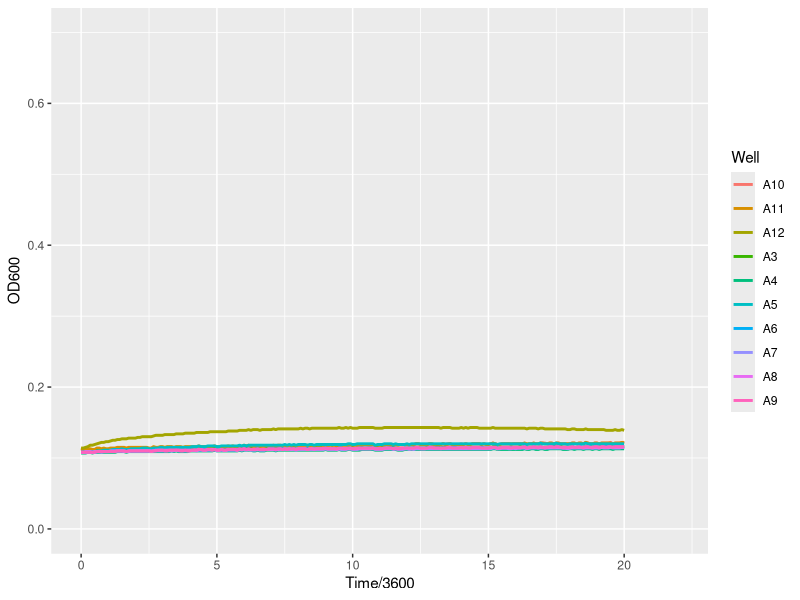
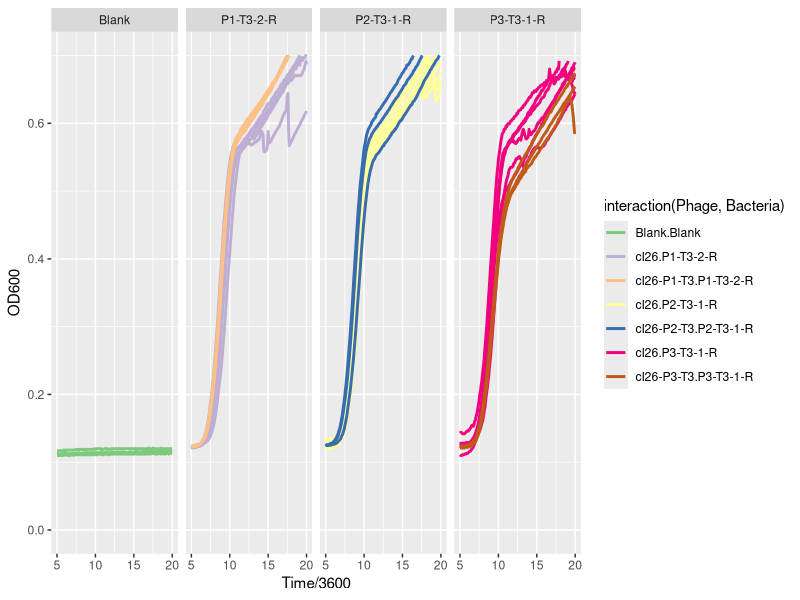
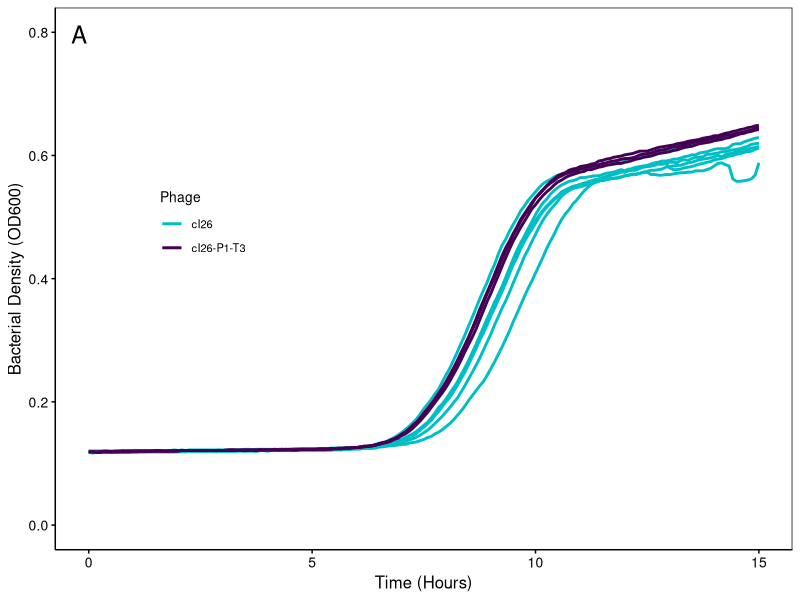
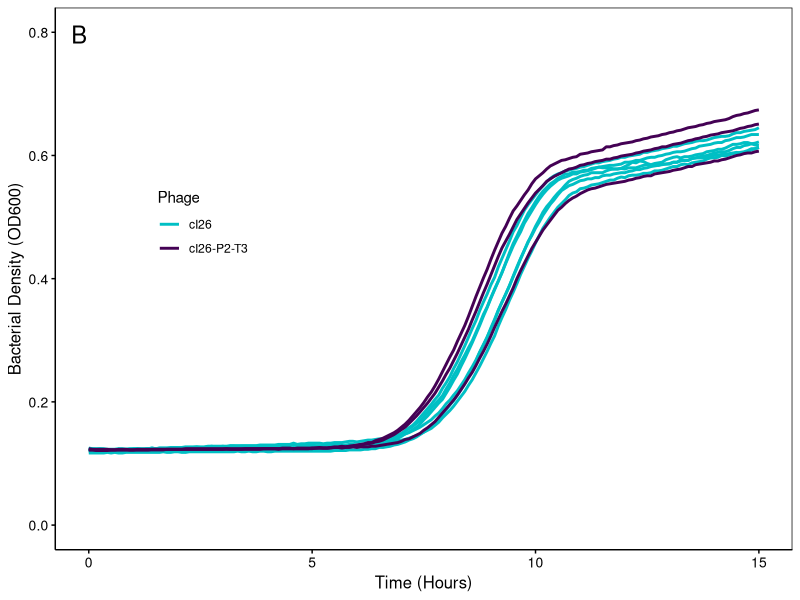
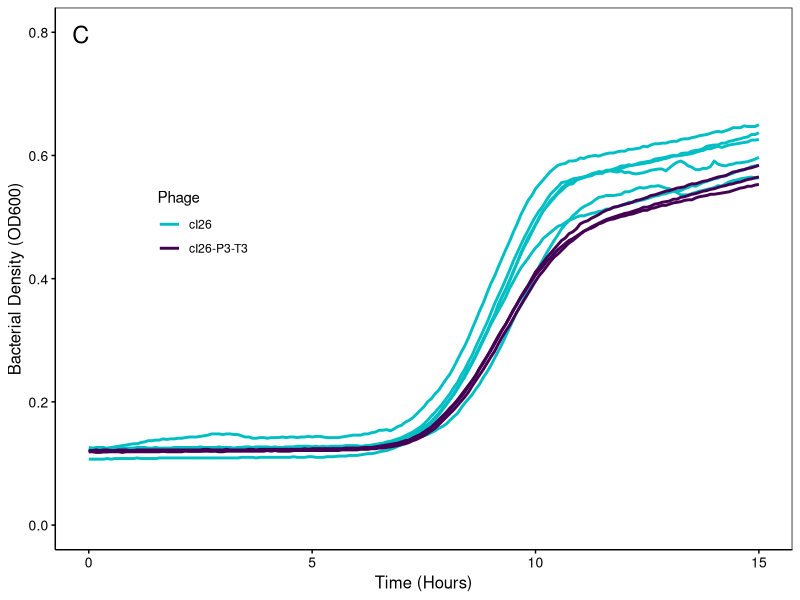
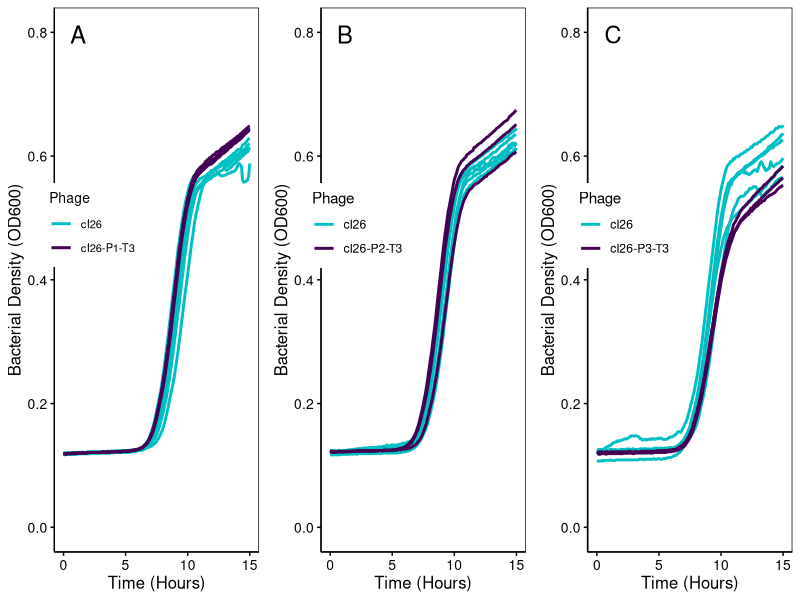
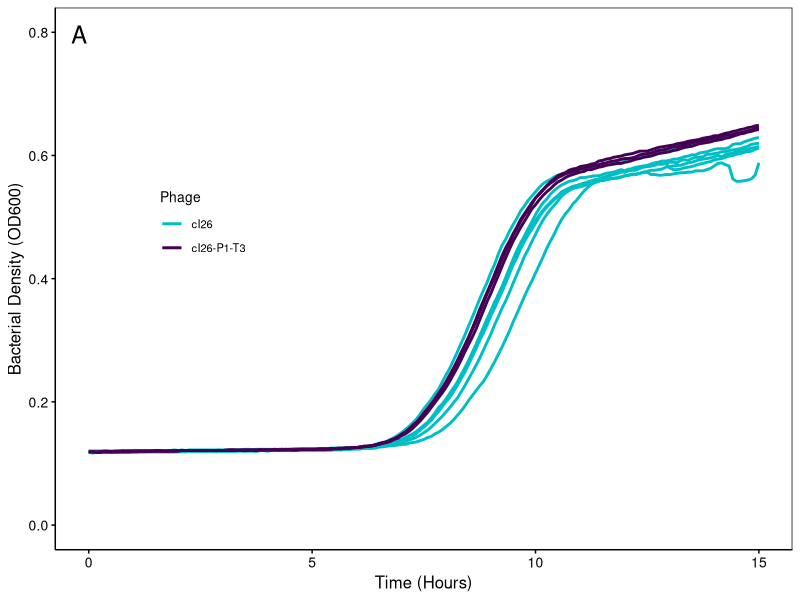
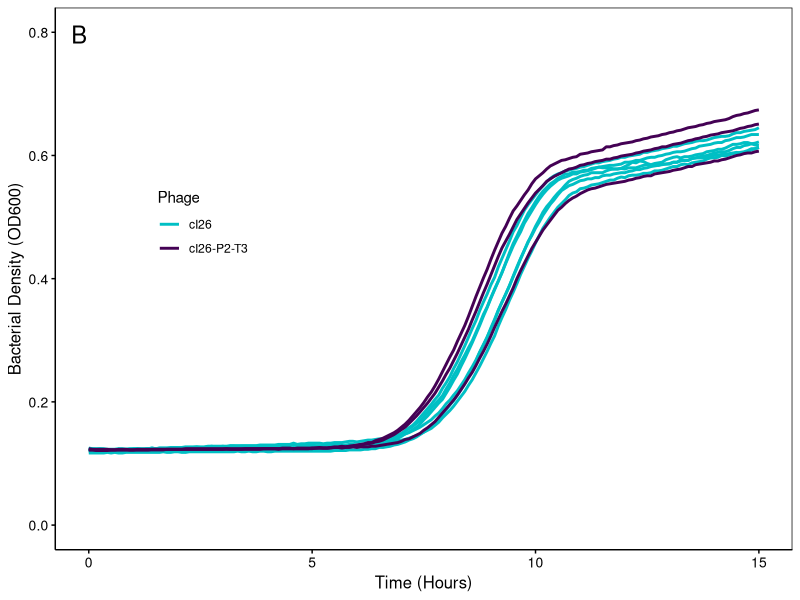

These charts were generated, in order, by the following R code:

library(reshape2)
library(dplyr)
library(ggplot2)
library(ggfortify)
library(ggpubr)
library(vegan)
library(stringr)

# This script is going to generate a 3 panel Figure S5 from data on cI26 and cI26+ phages
setwd("CoevolReplay_FastResistance/Manuscript/Github_repo/FigureS5")
rawdata <- read.csv(file = "DataFormatted.csv") 
platemap <- read.csv(file = "2020-07-29_platemap.csv")
# Note thats this has scrap data from other genotypes that I'm not considering from this data
# e.g. future phages and 2811 phages which were then conducted in separate experiments

reshaped <- melt(rawdata, id=c("Time"), variable.name="Well", 
                 value.name="OD600")
annotated <- inner_join(reshaped, platemap, by="Well")
write.csv(annotated, "2020-09-09_annotated.csv")

# First, check Blank Controls
ggplot(data= subset(annotated, Bacteria == "Blank"),
       mapping = aes(x=Time/3600, y=OD600,
                     group=Well,
                     color = Well)) +
  geom_line(size = 1) +
  scale_x_continuous(limits = c(0, 22)) +
  scale_y_continuous(limits = c(0, 0.7))

# Lets get rid of that scrap data and focus those to be analyzed here...
annotated <- subset(annotated, subset = Treatment == 'cI26' &
                      Bacteria != 'REL606' &
                      Status != 'Future')
# All wells with phage
plot_cI26 <- ggplot(data=annotated,
                    mapping = aes(x=Time/3600, y=OD600,
                                  group=Well,
                                  color=interaction(Phage, Bacteria))) +
  geom_line(size = 1) +
  facet_wrap(Bacteria ~ ., ncol = 4) +
  scale_x_continuous(limits = c(5, 20)) +
  scale_y_continuous(limits = c(0,0.7)) +
  scale_color_brewer(type = 'qual')
print(plot_cI26)
is.numeric(annotated$Time)
# NOW I WANT TO SPLIT UP THE DATA INTO DIFFERENT POPULATIONS AND I WILL MAKE THE PLOTS SEPARATELY
# And add in Blank controls
P1 <- subset(annotated, Bacteria == 'P1-T3-2-R')
#####################################################################################
#### Plots for Figures ####
A <- ggplot(data=P1,
                 mapping = aes(x=Time/3600, y=OD600,
                               group=Well,
                               color=Phage)) +
  geom_line(size = 1) +
  scale_x_continuous(limits = c(0, 15)) +
  scale_y_continuous(limits = c(0,0.8)) +
  theme(panel.grid.major = element_blank(),
        panel.grid.minor = element_blank(),
        panel.background = element_blank(),
        # Legend alterations
        legend.position = c(0.2,0.6),
        legend.key=element_blank(),
        legend.title = element_text(size = 10),
        legend.text = element_text(size = 8),
        #axis.line = element_line(colour = "black"),
        # Change axes title sizes
        axis.title.x=element_text(size=12, color = 'black'),
        axis.title.y=element_text(size=12, color = 'black'),
        # Change axes ticks
        axis.line = element_line(color='black'),
        axis.ticks = element_line(color= 'black'),
        # Change axes text sizes
        axis.text.x = element_text(size=10, color = 'black'),
        axis.text.y = element_text(size=10, color = 'black'),
        panel.border = element_rect(fill = NA, colour = "black")) +
  labs(x = 'Time (Hours)', y = 'Bacterial Density (OD600)') +
  annotate('text', x=-Inf, y=Inf, hjust = -1, vjust = 2, label="A", size = 6) +
  scale_color_manual(values = c('#00BFC4', '#440154FF'))
print(A)
ggsave(plot=A,
       filename="FigureS5A.pdf",
       width = 6, height = 4)

####################################################################################
#############################   POPULATION 2 #######################################
####################################################################################
P2 <- subset(annotated, Bacteria == 'P2-T3-1-R')
B <- ggplot(data=P2,
            mapping = aes(x=Time/3600, y=OD600,
                          group=Well,
                          color=Phage)) +
  geom_line(size = 1) +
  scale_x_continuous(limits = c(0, 15)) +
  scale_y_continuous(limits = c(0,0.8)) +
  theme(panel.grid.major = element_blank(),
        panel.grid.minor = element_blank(),
        panel.background = element_blank(),
        # Legend alterations
        legend.position = c(0.2,0.6),
        legend.key=element_blank(),
        #axis.line = element_line(colour = "black"),
        # Change axes title sizes
        axis.title.x=element_text(size=12, color = 'black'),
        axis.title.y=element_text(size=12, color = 'black'),
        # Change axes ticks
        axis.line = element_line(color='black'),
        axis.ticks = element_line(color= 'black'),
        # Change axes text sizes
        axis.text.x = element_text(size=10, color = 'black'),
        axis.text.y = element_text(size=10, color = 'black'),
        panel.border = element_rect(fill = NA, colour = "black")) +
  labs(x = 'Time (Hours)', y = 'Bacterial Density (OD600)') +
  annotate('text', x=-Inf, y=Inf, hjust = -1, vjust = 2, label="B", size = 6) +
  scale_color_manual(values = c('#00BFC4', '#440154FF'))
print(B)
ggsave(plot=B,
       filename="FigureS5B.pdf",
       width = 6, height = 4)


####################################################################################
#############################   POPULATION 3 #######################################
####################################################################################
P3 <- subset(annotated, Bacteria == 'P3-T3-1-R')
C <- ggplot(data=P3,
            mapping = aes(x=Time/3600, y=OD600,
                          group=Well,
                          color=Phage)) +
  geom_line(size = 1) +
  scale_x_continuous(limits = c(0, 15)) +
  scale_y_continuous(limits = c(0,0.8)) +
  theme(panel.grid.major = element_blank(),
        panel.grid.minor = element_blank(),
        panel.background = element_blank(),
        # Legend alterations
        legend.position = c(0.2,0.6),
        legend.key=element_blank(),
        #axis.line = element_line(colour = "black"),
        # Change axes title sizes
        axis.title.x=element_text(size=12, color = 'black'),
        axis.title.y=element_text(size=12, color = 'black'),
        # Change axes ticks
        axis.line = element_line(color='black'),
        axis.ticks = element_line(color= 'black'),
        # Change axes text sizes
        axis.text.x = element_text(size=10, color = 'black'),
        axis.text.y = element_text(size=10, color = 'black'),
        panel.border = element_rect(fill = NA, colour = "black")) +
  labs(x = 'Time (Hours)', y = 'Bacterial Density (OD600)') +
  annotate('text', x=-Inf, y=Inf, hjust = -1, vjust = 2, label="C", size = 6) +
  scale_color_manual(values = c('#00BFC4', '#440154FF'))
print(C)
ggsave(plot=C,
       filename="FigureS5C.pdf",
       width = 6, height = 4)

###############################################################################
###############################################################################
###############################################################################
plot_matrix <- ggarrange(A, B, C,
                         common.legend = FALSE,
                         ncol = 3, nrow = 1,
                         widths = 6, heights = 4)
plot_matrix
ggsave(filename = 'FigureS5A-C.pdf', plot_matrix,
       width = 12, height = 4)
